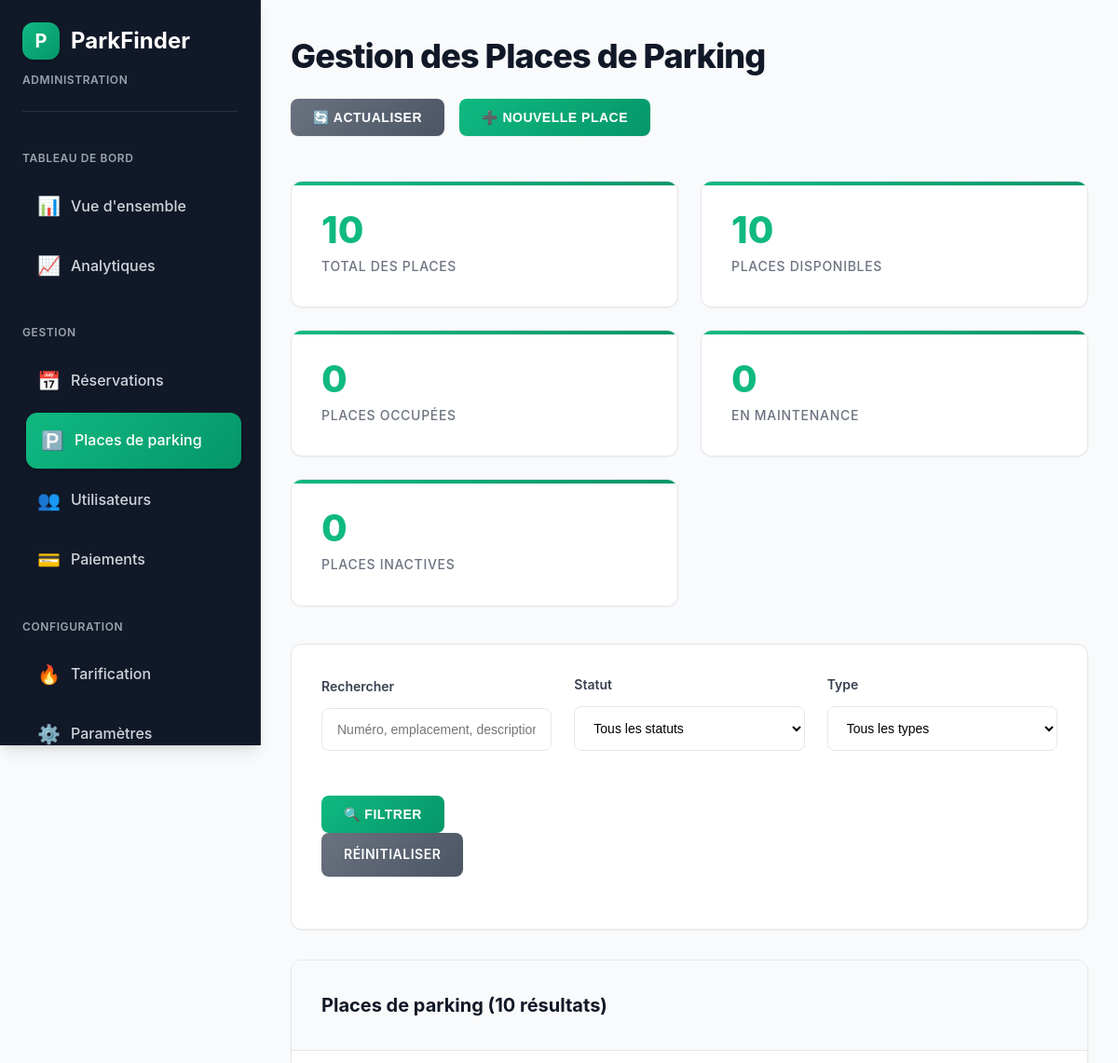
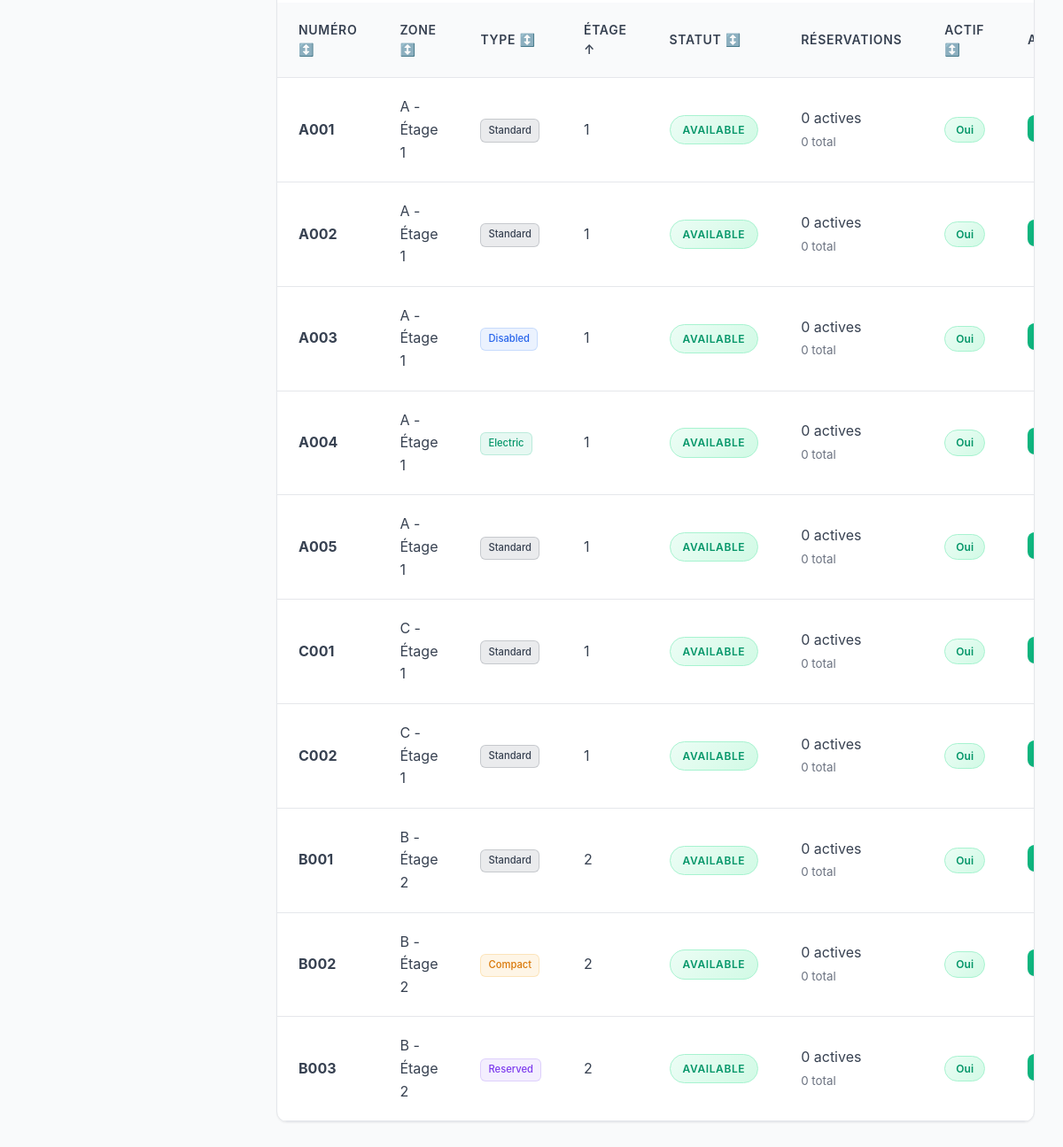
Screenshot of /public/admin-parking-spots.php?sort=floor_level&order=ASC (signed in) with the database file from the repository (2 pictures, top to bottom).
### tables this page shows
CREATE TABLE IF NOT EXISTS parking_spots (
    spot_id INT AUTO_INCREMENT PRIMARY KEY,
    spot_number VARCHAR(10) UNIQUE NOT NULL,
    spot_type ENUM('standard', 'disabled', 'reserved', 'electric', 'compact') DEFAULT 'standard',
    status ENUM('available', 'occupied', 'maintenance', 'reserved') DEFAULT 'available',
    floor_level INT DEFAULT 1,
    zone_section VARCHAR(10) DEFAULT 'A',
    length_cm INT DEFAULT 500,
    width_cm INT DEFAULT 250,
    description TEXT,
    is_active BOOLEAN DEFAULT TRUE,
    created_at TIMESTAMP DEFAULT CURRENT_TIMESTAMP,
    updated_at TIMESTAMP DEFAULT CURRENT_TIMESTAMP ON UPDATE CURRENT_TIMESTAMP
);

### public/admin-parking-spots.php (the view, shortened to what this page needs)
<?php
$config = [
    'db_host' => 'localhost',
    'db_name' => 'parking_management_system',
    'db_user' => 'root',
    'db_pass' => ''
];
try {
    $pdo = new PDO("mysql:host={$config['db_host']};dbname={$config['db_name']}", $config['db_user'], $config['db_pass']);
    $pdo->setAttribute(PDO::ATTR_ERRMODE, PDO::ERRMODE_EXCEPTION);
} catch (Exception $e) {
    die("Erreur de connexion à la base de données: " . $e->getMessage());
}
$search = $_GET['search'] ?? '';
$sort_field = $_GET['sort'] ?? 'spot_number';
$sort_order = $_GET['order'] ?? 'ASC';
$status_filter = $_GET['status'] ?? '';
$type_filter = $_GET['type'] ?? '';
$page = max(1, intval($_GET['page'] ?? 1));
$per_page = 20;
$offset = ($page - 1) * $per_page;
$sort_order = strtoupper($sort_order) === 'DESC' ? 'DESC' : 'ASC';
$where_conditions = ['1=1'];
$params = [];
$where_clause = implode(' AND ', $where_conditions);
try {
    $count_query = "SELECT COUNT(*) FROM parking_spots WHERE $where_clause";
    $stmt = $pdo->prepare($count_query);
    $stmt->execute($params);
    $total_records = $stmt->fetchColumn();
    $query = "
        SELECT ps.*,
               COUNT(r.reservation_id) as total_reservations,
               SUM(CASE WHEN r.status IN ('active', 'confirmed') THEN 1 ELSE 0 END) as active_reservations
        FROM parking_spots ps
        LEFT JOIN reservations r ON ps.spot_id = r.spot_id
        WHERE $where_clause
        GROUP BY ps.spot_id
        ORDER BY $sort_field $sort_order
        LIMIT $per_page OFFSET $offset
    ";
    $stmt = $pdo->prepare($query);
    $stmt->execute($params);
    $parking_spots = $stmt->fetchAll(PDO::FETCH_ASSOC);
    $stats_query = "
        SELECT
            COUNT(*) as total_spots,
            SUM(CASE WHEN status = 'available' AND is_active = 1 THEN 1 ELSE 0 END) as available_spots,
            SUM(CASE WHEN status = 'occupied' THEN 1 ELSE 0 END) as occupied_spots,
            SUM(CASE WHEN status = 'maintenance' THEN 1 ELSE 0 END) as maintenance_spots,
            SUM(CASE WHEN is_active = 0 THEN 1 ELSE 0 END) as inactive_spots
        FROM parking_spots
    ";
    $stmt = $pdo->query($stats_query);
    $stats = $stmt->fetch(PDO::FETCH_ASSOC);
} catch (Exception $e) {
    $message = "Erreur lors de la récupération des données: " . $e->getMessage();
    $messageType = 'error';
    $parking_spots = [];
    $stats = [];
}
function getSortLink($field, $current_field, $current_order, $search, $status_filter, $type_filter) {
    $new_order = ($field === $current_field && $current_order === 'ASC') ? 'DESC' : 'ASC';
    $params = [
        'sort' => $field,
        'order' => $new_order,
        'search' => $search,
        'status' => $status_filter,
        'type' => $type_filter
    ];
    return 'admin-parking-spots.php?' . http_build_query(array_filter($params));
}
function getSortIcon($field, $current_field, $current_order) {
    if ($field !== $current_field) return '↕️';
    return $current_order === 'ASC' ? '↑' : '↓';
}
?>
<!DOCTYPE html>
<html lang="fr">
<head>
    <link rel="stylesheet" href="assets/css/admin-dashboard.css">
    <link rel="stylesheet" href="assets/css/admin-parking-spots.css">
</head>
<body>
    <div class="admin-layout">
        <aside class="admin-sidebar">
            <div class="sidebar-header">
                <div class="logo">
                    <div class="logo-icon">P</div>
                    <span class="logo-text">ParkFinder</span>
                </div>
                <div class="admin-badge">ADMINISTRATION</div>
            </div>            <nav class="sidebar-nav">
                <div class="nav-section">
                    <div class="nav-title">TABLEAU DE BORD</div>
                    <a href="admin-dashboard.php" class="nav-item">
                        <span class="nav-icon">📊</span>
                        <span class="nav-text">Vue d'ensemble</span>
                    </a>
                    <a href="admin-analytics.php" class="nav-item">
                        <span class="nav-icon">📈</span>
                        <span class="nav-text">Analytiques</span>
                    </a>
                </div>
                <div class="nav-section">
                    <div class="nav-title">GESTION</div>
                    <a href="admin-reservations.php" class="nav-item">
                        <span class="nav-icon">📅</span>
                        <span class="nav-text">Réservations</span>
                    </a>
                    <a href="admin-parking-spots.php" class="nav-item active">
                        <span class="nav-icon">🅿️</span>
                        <span class="nav-text">Places de parking</span>
                    </a>
                    <a href="admin-users.php" class="nav-item">
                        <span class="nav-icon">👥</span>
                        <span class="nav-text">Utilisateurs</span>
                    </a>
                    <a href="admin-payments.php" class="nav-item">
                        <span class="nav-icon">💳</span>
                        <span class="nav-text">Paiements</span>
                    </a>
                </div>
                <div class="nav-section">
                    <div class="nav-title">CONFIGURATION</div>
                    <a href="admin-tarification.php" class="nav-item">
                        <span class="nav-icon">🔥</span>
                        <span class="nav-text">Tarification</span>
                    </a>
                    <a href="admin-settings.php" class="nav-item">
                        <span class="nav-icon">⚙️</span>
                        <span class="nav-text">Paramètres</span>
                    </a>
                </div>
            </nav>
        </aside>
        <main class="admin-main">
            <div class="admin-header">
                <h1>Gestion des Places de Parking</h1>
                <div class="admin-actions">
                    <button class="btn btn-secondary" onclick="location.reload()">
                        🔄 Actualiser
                    </button>
                    <button class="btn" onclick="openModal('createModal')">
                        ➕ Nouvelle place
                    </button>
                </div>
            </div>
            <div class="stats-grid">
                <div class="stat-card">
                    <div class="stat-number"><?= $stats['total_spots'] ?? 0 ?></div>
                    <div class="stat-label">Total des places</div>
                </div>
                <div class="stat-card">
                    <div class="stat-number"><?= $stats['available_spots'] ?? 0 ?></div>
                    <div class="stat-label">Places disponibles</div>
                </div>
                <div class="stat-card">
                    <div class="stat-number"><?= $stats['occupied_spots'] ?? 0 ?></div>
                    <div class="stat-label">Places occupées</div>
                </div>
                <div class="stat-card">
                    <div class="stat-number"><?= $stats['maintenance_spots'] ?? 0 ?></div>
                    <div class="stat-label">En maintenance</div>
                </div>                <div class="stat-card">
                    <div class="stat-number"><?= $stats['inactive_spots'] ?? 0 ?></div>
                    <div class="stat-label">Places inactives</div>
                </div>
            </div>
            <div class="filters-section">
                <form method="GET" class="filters-grid">
                    <div class="form-group">
                        <label for="search">Rechercher</label>
                        <input type="text" id="search" name="search" value="<?= htmlspecialchars($search) ?>"
                               placeholder="Numéro, emplacement, description...">
                    </div>
                    <div class="form-group">
                        <label for="status">Statut</label>
                        <select id="status" name="status">
                            <option value="">Tous les statuts</option>
                        </select>
                    </div>
                    <div class="form-group">                        <label for="type">Type</label>
                        <select id="type" name="type">
                            <option value="">Tous les types</option>
                        </select>
                    </div>
                    <div class="form-group">
                        <button type="submit" class="btn">🔍 Filtrer</button>
                        <a href="admin-parking-spots.php" class="btn btn-secondary">Réinitialiser</a>
                    </div>
                </form>
            </div>
            <div class="table-container">
                <div class="table-header">
                    <h3>Places de parking (<?= $total_records ?> résultats)</h3>
                </div>
                <table class="data-table">
                    <thead>
                        <tr>                            <th>
                                <a href="<?= getSortLink('spot_number', $sort_field, $sort_order, $search, $status_filter, $type_filter) ?>" class="sort-header">
                                    Numéro <?= getSortIcon('spot_number', $sort_field, $sort_order) ?>
                                </a>
                            </th>
                            <th>
                                <a href="<?= getSortLink('zone_section', $sort_field, $sort_order, $search, $status_filter, $type_filter) ?>" class="sort-header">
                                    Zone <?= getSortIcon('zone_section', $sort_field, $sort_order) ?>
                                </a>
                            </th>
                            <th>
                                <a href="<?= getSortLink('spot_type', $sort_field, $sort_order, $search, $status_filter, $type_filter) ?>" class="sort-header">
                                    Type <?= getSortIcon('spot_type', $sort_field, $sort_order) ?>
                                </a>
                            </th>
                            <th>
                                <a href="<?= getSortLink('floor_level', $sort_field, $sort_order, $search, $status_filter, $type_filter) ?>" class="sort-header">
                                    Étage <?= getSortIcon('floor_level', $sort_field, $sort_order) ?>
                                </a>
                            </th>
                            <th>
                                <a href="<?= getSortLink('status', $sort_field, $sort_order, $search, $status_filter, $type_filter) ?>" class="sort-header">
                                    Statut <?= getSortIcon('status', $sort_field, $sort_order) ?>
                                </a>
                            </th>
                            <th>Réservations</th>
                            <th>
                                <a href="<?= getSortLink('is_active', $sort_field, $sort_order, $search, $status_filter, $type_filter) ?>" class="sort-header">
                                    Actif <?= getSortIcon('is_active', $sort_field, $sort_order) ?>
                                </a>
                            </th>
                            <th>Actions</th>
                        </tr>
                    </thead>
                    <tbody>
                        <?php if (empty($parking_spots)): ?>                            <tr>
                                <td colspan="8" style="text-align: center; padding: 2rem; color: var(--text-muted);">
                                    Aucune place de parking trouvée
                                </td>
                            </tr><?php else: ?>                            <?php foreach ($parking_spots as $spot): ?>
                                <tr>
                                    <td><strong><?= htmlspecialchars($spot['spot_number'] ?? 'N/A') ?></strong></td>
                                    <td><?= htmlspecialchars($spot['zone_section'] ?? 'N/A') ?> - Étage <?= $spot['floor_level'] ?? 1 ?></td>
                                    <td><span class="type-badge type-<?= $spot['spot_type'] ?? 'standard' ?>"><?= ucfirst($spot['spot_type'] ?? 'standard') ?></span></td>
                                    <td><?= $spot['floor_level'] ?? 1 ?></td>
                                    <td>
                                        <span class="status-badge status-<?= $spot['status'] ?? 'available' ?>">
                                            <?= ucfirst($spot['status'] ?? 'available') ?>
                                        </span>
                                    </td>
                                    <td>
                                        <span><?= $spot['active_reservations'] ?? 0 ?> actives</span><br>
                                        <small style="color: var(--text-muted);"><?= $spot['total_reservations'] ?? 0 ?> total</small>
                                    </td>
                                    <td>
                                        <span class="active-badge active-<?= ($spot['is_active'] ?? 1) ? 'yes' : 'no' ?>">
                                            <?= ($spot['is_active'] ?? 1) ? 'Oui' : 'Non' ?>
                                        </span>
                                    </td>
                                    <td class="actions-cell">
                                        <button class="btn btn-small" onclick="editSpot(<?= htmlspecialchars(json_encode($spot)) ?>)">
                                        </button>
                                    </td>
                                </tr>
                            <?php endforeach; ?>
                        <?php endif; ?>
                    </tbody>
                </table>
            </div>
        </main>
    </div>
</body>
</html>

### rows the page displays
parking_spots: spot_number "A001", zone_section "A", floor_level "1", spot_type "Standard", status "AVAILABLE", active_reservations "0", total_reservations "0", is_active "Oui"
parking_spots: spot_number "A002", zone_section "A", floor_level "1", spot_type "Standard", status "AVAILABLE", active_reservations "0", total_reservations "0", is_active "Oui"
parking_spots: spot_number "A003", zone_section "A", floor_level "1", spot_type "Disabled", status "AVAILABLE", active_reservations "0", total_reservations "0", is_active "Oui"
parking_spots: spot_number "A004", zone_section "A", floor_level "1", spot_type "Electric", status "AVAILABLE", active_reservations "0", total_reservations "0", is_active "Oui"
parking_spots: spot_number "A005", zone_section "A", floor_level "1", spot_type "Standard", status "AVAILABLE", active_reservations "0", total_reservations "0", is_active "Oui"
parking_spots: spot_number "C001", zone_section "C", floor_level "1", spot_type "Standard", status "AVAILABLE", active_reservations "0", total_reservations "0", is_active "Oui"
parking_spots: spot_number "C002", zone_section "C", floor_level "1", spot_type "Standard", status "AVAILABLE", active_reservations "0", total_reservations "0", is_active "Oui"
parking_spots: spot_number "B001", zone_section "B", floor_level "2", spot_type "Standard", status "AVAILABLE", active_reservations "0", total_reservations "0", is_active "Oui"
parking_spots: spot_number "B002", zone_section "B", floor_level "2", spot_type "Compact", status "AVAILABLE", active_reservations "0", total_reservations "0", is_active "Oui"
parking_spots: spot_number "B003", zone_section "B", floor_level "2", spot_type "Reserved", status "AVAILABLE", active_reservations "0", total_reservations "0", is_active "Oui"

### other values shown
$stats['total_spots'] "10"
$stats['available_spots'] "10"
$stats['occupied_spots'] "0"
$stats['maintenance_spots'] "0"
$stats['inactive_spots'] "0"
$total_records "10"
getSortIcon('spot_number', $sort_field, $sort_order) "↕️"
getSortIcon('zone_section', $sort_field, $sort_order) "↕️"
getSortIcon('spot_type', $sort_field, $sort_order) "↕️"
getSortIcon('floor_level', $sort_field, $sort_order) "↑"
getSortIcon('status', $sort_field, $sort_order) "↕️"
getSortIcon('is_active', $sort_field, $sort_order) "↕️"
